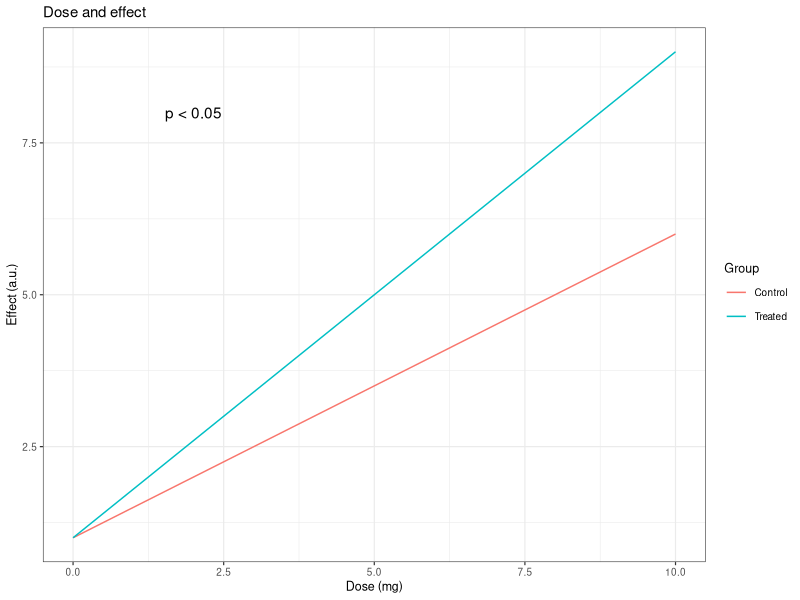

Recreate this plot in R.
library(ggplot2)

df <- data.frame(
  dose = rep(seq(0, 10, length.out = 12), 2),
  effect = c(seq(1, 6, length.out = 12), seq(1, 9, length.out = 12)),
  group = rep(c("Control", "Treated"), each = 12)
)
p <- ggplot(df, aes(dose, effect, colour = group)) +
  geom_line() +
  labs(title = "Dose and effect", x = "Dose (mg)", y = "Effect (a.u.)", colour = "Group") +
  annotate("text", x = 2, y = 8, label = "p < 0.05") +
  theme_bw(base_size = 9)

ggsave("ann.png", p, width = 8, height = 6, dpi = 300)
